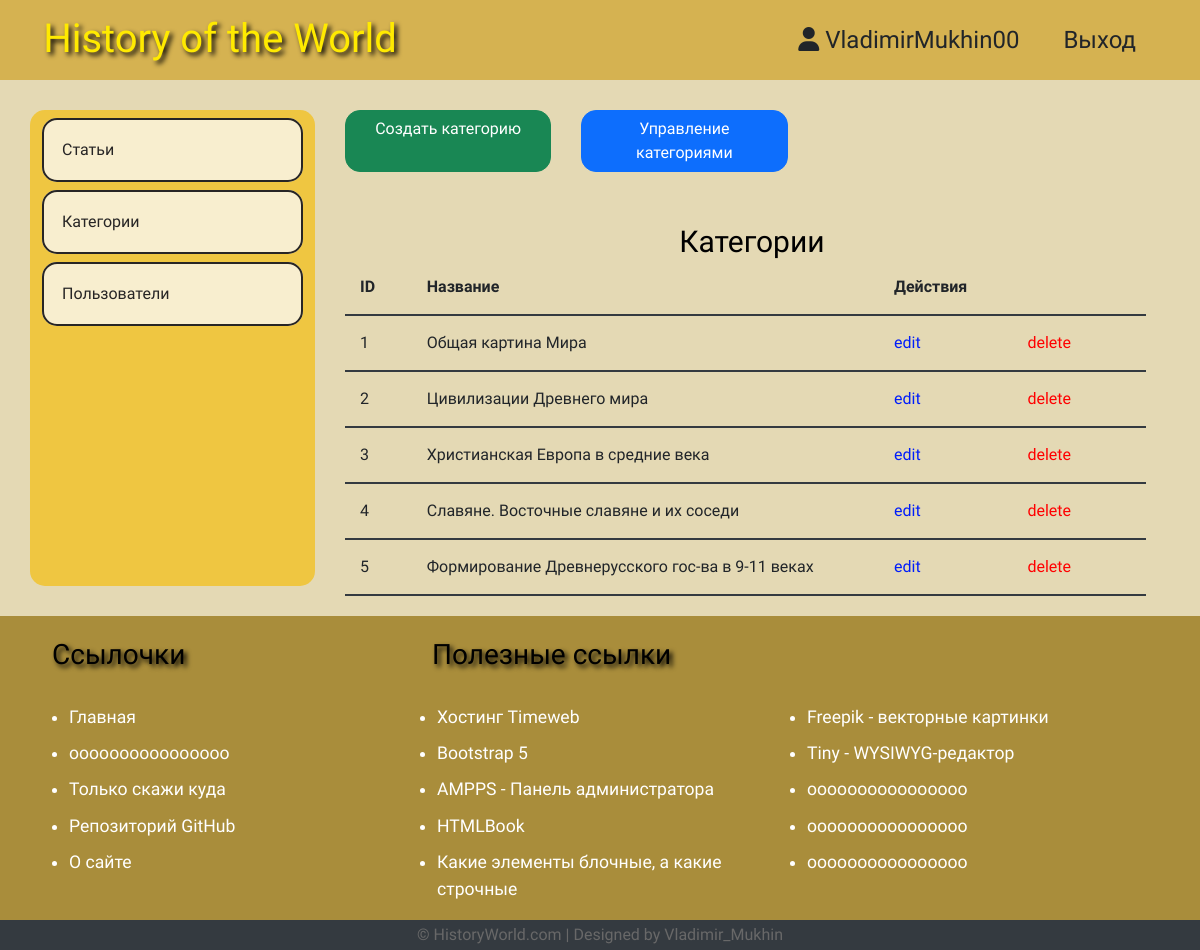
Screenshot of /admin/categories/index.php (signed in) with the database file from the repository.
### tables this page shows
CREATE TABLE `categories` (
  `id` int NOT NULL,
  `name` varchar(121) NOT NULL,
  `description` text NOT NULL
);

### app/database/db.php (called while the page is built, shortened)
<?php
require('connect.php');
function dbCheckError($query){
    $errInfo = $query->errorInfo();
    return true;
}
function selectAll($table, $params = []){
    global $pdo;
    $sql = "SELECT * FROM $table";
    $query = $pdo->prepare($sql);
    $query->execute();
    return $query->fetchAll();
}

### app/controllers/categories.php (called while the page is built, shortened)
<?php
include SITE_ROOT . "/app/database/db.php";
$categories = selectAll('categories');

### admin/categories/index.php (the view, shortened to what this page needs)
<?php
        include "../../app/controllers/categories.php";
?>
<!doctype html>
<html lang="ru">
  <head>
    <link href="https://cdn.jsdelivr.net/npm/bootstrap@5.0.1/dist/css/bootstrap.min.css" rel="stylesheet">
    <link rel="stylesheet" href="../../assets/css/admin.css">
  </head>
  <body>
    <?php
    include("../../app/include/header-admin.php");
    ?>
    <div class="container">
        <?php include('../../app/include/sitebar-admin.php'); ?>
            <div class="posts col-9">
                <div class="buttom row">
                    <a href="<?php echo BASE_URL . 'admin/categories/create.php';?>" class="col-3 btn btn-success">Создать категорию</a>
                    <a href="<?php echo BASE_URL . 'admin/categories/index.php';?>" class="col-3 btn btn-primary">Управление категориями</a>
                </div>
                <div class="row tabl">
                    <div class="row title-table">
                        <h2 class="tt">Категории</h2>
                        <div class="col-1">ID</div>
                        <div class="col-7">Название</div>
                        <div class="col-4">Действия</div>
                    </div>
                    <?php foreach($categories as $key => $category): ?>
                    <div class="row post">
                        <div class="id col-1"><?=$key + 1; ?></div>
                        <div class="title col-7"><?=$category['name']; ?></div>
                        <div class="red col-2"><a href="edit.php?id=<?=$category['id']; ?>">edit</a></div>
                        <div class="del col-2"><a href="edit.php?del_id=<?=$category['id']; ?>">delete</a></div>
                    </div>
                    <?php endforeach; ?>
                </div>
            </div>
        </div>
    </div>
    <?php
    include("../../app/include/footer-admin.php");
    ?>
  </body>
</html>

### assets/css/admin.css (style rules this page uses)
* { font-family: "Carlito", sans-serif; }
h1, h2, h3, h4, h5, h6 { color:rgb(237, 104, 9); }
body { background:rgb(228, 217, 180); }
a { text-decoration: none; color: inherit; }
h2.tt { color: black; font-size: 30px; font-weight: 500; margin: 2rem 0 0 0.4rem; text-align: center; }
.posts { margin-top: 30px; padding-left: 42px; }
.posts .btn { border-radius: 15px; }
.posts .btn + .btn { margin-left: 30px; }
.posts div.tabl { margin-top: 20px; margin-bottom: 20px; }
.posts .title-table div { padding: 15px; text-align: left; border-bottom: 2px solid #343a40; font-weight: bold; }
.posts .post div { padding: 15px; text-align: left; border-bottom: 2px solid #343a40; }
.posts .post .red { color: hsl(233, 100%, 49%); }
.posts .post .del { color: red; }

### rows the page displays
categories: name "Общая картина Мира"
categories: name "Цивилизации Древнего мира"
categories: name "Христианская Европа в средние века"
categories: name "Славяне. Восточные славяне и их соседи"
categories: name "Формирование Древнерусского гос-ва в 9-11 веках"

### other values shown
$_SESSION['login'] "VladimirMukhin00"
